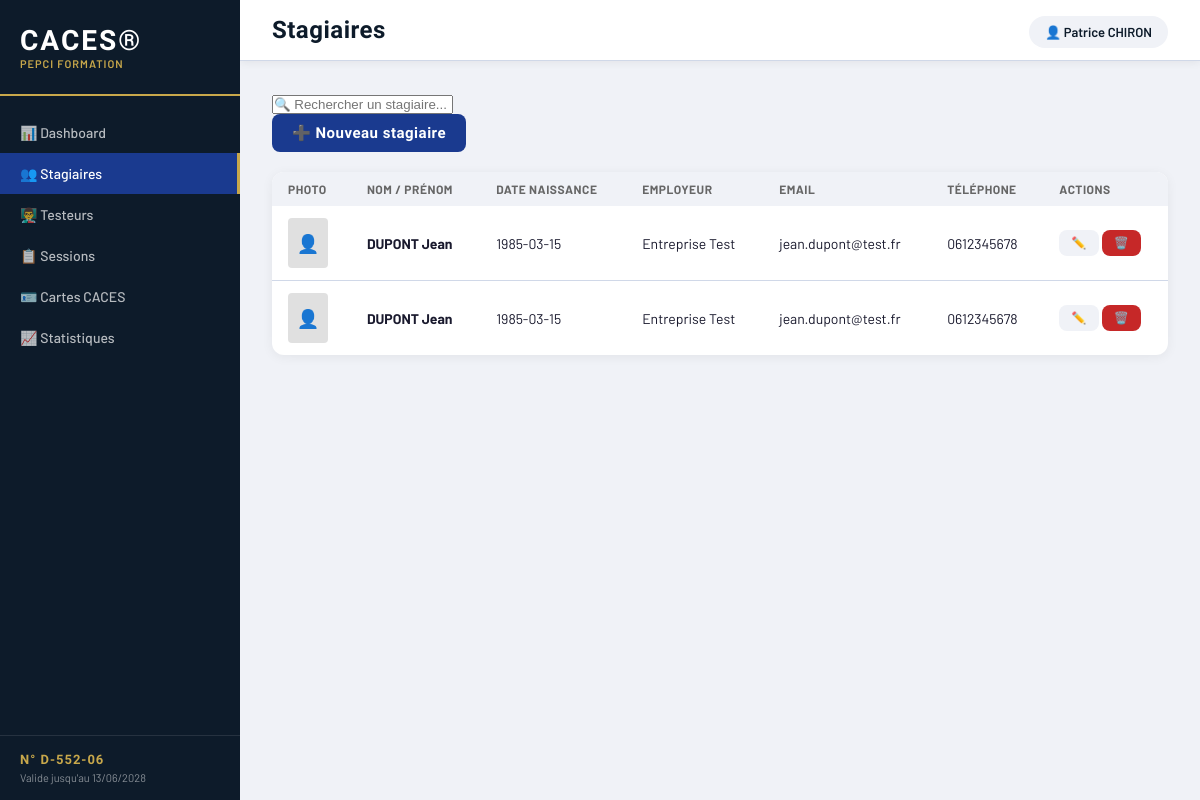
The app's page /stagiaires, older data.
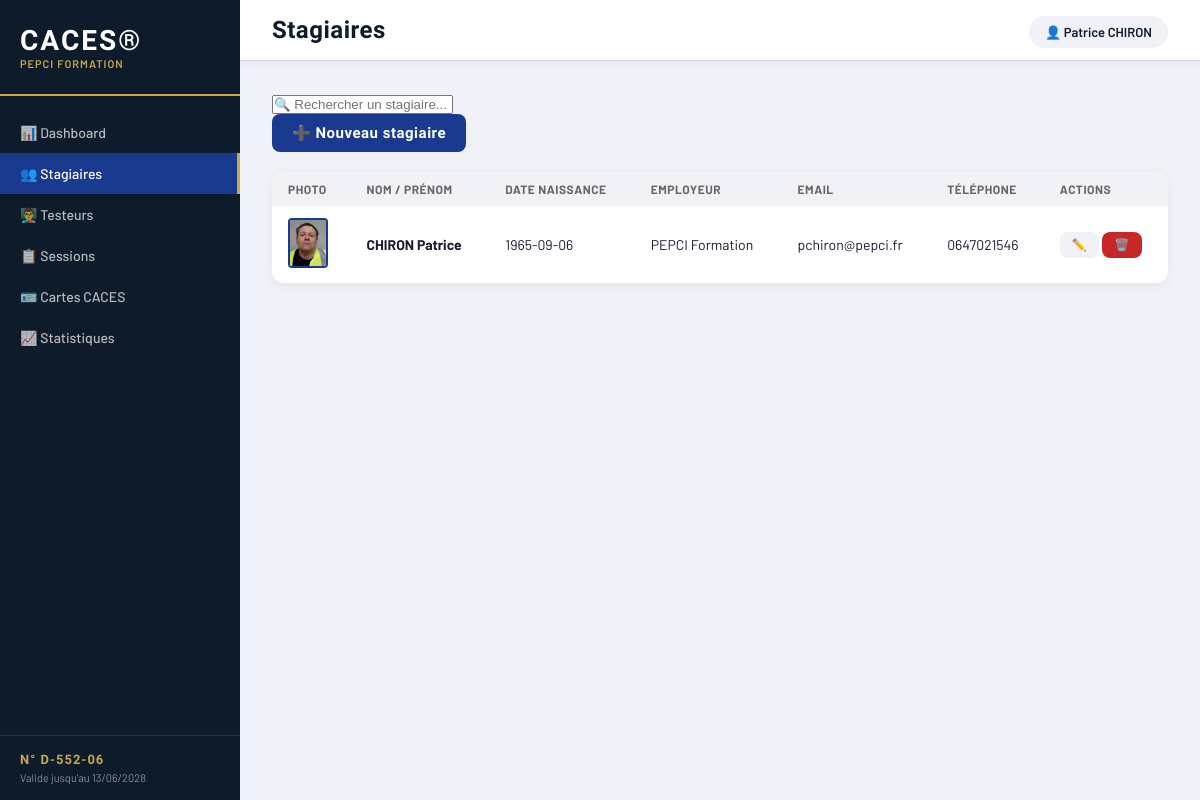
The same page, newer data.
### app/models/stagiaire.py (models this page shows)
class Stagiaire(Base):
    __tablename__ = "stagiaires"
    id = Column(Integer, primary_key=True, index=True)
    nom = Column(String(100), nullable=False)
    prenom = Column(String(100), nullable=False)
    date_naissance = Column(Date, nullable=False)
    email = Column(String(200), nullable=True)
    telephone = Column(String(20), nullable=True)
    employeur = Column(String(200), nullable=True)
    photo = Column(String(500), nullable=True)
    note = Column(Text, nullable=True)
    date_creation = Column(DateTime, default=datetime.utcnow)
    actif = Column(Integer, default=1)

### app/routers/stagiaires.py (the view)
@router.get("/", response_model=list[StagiaireResponse])
def liste_stagiaires(db: Session = Depends(get_db)):
    return db.query(Stagiaire).filter(Stagiaire.actif == 1).all()

### templates/stagiaires.html (shortened to what this page needs)
{% extends "base.html" %}
{% block title %}Stagiaires{% endblock %}
{% block content %}
<div class="toolbar">
    <div class="toolbar-left">
        <input type="text" id="search" placeholder="🔍 Rechercher un stagiaire..." class="search-input" onkeyup="filtrer()">
    </div>
    <div class="toolbar-right">
        <button class="btn btn-primary" onclick="ouvrirFormulaire()">➕ Nouveau stagiaire</button>
    </div>
</div>
<div class="card" style="margin-top: 20px;">
    <table class="table" id="tableau">
        <thead>
            <tr>
                <th>Photo</th>
                <th>Nom / Prénom</th>
                <th>Date naissance</th>
                <th>Employeur</th>
                <th>Email</th>
                <th>Téléphone</th>
                <th>Actions</th>
            </tr>
        </thead>
        <tbody id="tbody">
            {% for s in stagiaires %}
            <tr>
                <td>
                    {% if s.photo %}
                        <img src="{{ s.photo }}" style="width:40px; height:50px; object-fit:cover; border-radius:4px; border:2px solid #1a3a8f;">
                    {% else %}
                        <div style="width:40px; height:50px; background:#e0e0e0; border-radius:4px; display:flex; align-items:center; justify-content:center; font-size:18px;">👤</div>
                    {% endif %}
                </td>
                <td><strong>{{ s.nom }} {{ s.prenom }}</strong></td>
                <td>{{ s.date_naissance }}</td>
                <td>{{ s.employeur or '—' }}</td>
                <td>{{ s.email or '—' }}</td>
                <td>{{ s.telephone or '—' }}</td>
                <td>
                    <button class="btn btn-secondary" style="padding:6px 12px; font-size:12px;" onclick="editer({{ s.id }}, '{{ s.nom }}', '{{ s.prenom }}', '{{ s.date_naissance }}', '{{ s.email or '' }}', '{{ s.telephone or '' }}', '{{ s.employeur or '' }}', '{{ s.note or '' }}')">✏️</button>
                    <button class="btn btn-danger" style="padding:6px 12px; font-size:12px;" onclick="archiver({{ s.id }}, '{{ s.nom }} {{ s.prenom }}')">🗑️</button>
                </td>
            </tr>
            {% endfor %}
        </tbody>
    </table>
</div>
{% endblock %}

### templates/base.html (shortened to what this page needs)
<!DOCTYPE html>
<html lang="fr">
<head>
    <link rel="stylesheet" href="/static/style.css">
</head>
<body>
    <div class="sidebar">
        <div class="sidebar-logo">
            <div class="logo-text">CACES®</div>
            <div class="logo-sub">PEPCI Formation</div>
        </div>
        <nav class="sidebar-nav">
            <a href="/" class="nav-item {% if page == 'dashboard' %}active{% endif %}">
                📊 Dashboard
            </a>
            <a href="/stagiaires" class="nav-item {% if page == 'stagiaires' %}active{% endif %}">
                👥 Stagiaires
            </a>
            <a href="/testeurs" class="nav-item {% if page == 'testeurs' %}active{% endif %}">
                👨‍🏫 Testeurs
            </a>
            <a href="/sessions" class="nav-item {% if page == 'sessions' %}active{% endif %}">
                📋 Sessions
            </a>
            <a href="/cartes" class="nav-item {% if page == 'cartes' %}active{% endif %}">
                🪪 Cartes CACES
            </a>
            <a href="/statistiques" class="nav-item {% if page == 'statistiques' %}active{% endif %}">
                📈 Statistiques
            </a>
        </nav>
        <div class="sidebar-footer">
            <div class="cert-badge">N° D-552-06</div>
            <div class="cert-date">Valide jusqu'au 13/06/2028</div>
        </div>
    </div>
    <div class="main">
        <div class="topbar">
            <h1 class="page-title">{% block title %}{% endblock %}</h1>
            <div class="topbar-right">
                <span class="user-badge">👤 Patrice CHIRON</span>
            </div>
        </div>
        <div class="content">
            {% block content %}{% endblock %}
        </div>
    </div>
</body>
</html>

### static/style.css (style rules this page uses)
:root { --blue: #1a3a8f; --blue-light: #2350c8; --dark: #0d1b2a; --gold: #c8a84b; --green: #2e7d32; --orange: #e65100; --red: #c62828; --gray: #f0f2f7; --border: #d0d8e8; --text: #1a1a2e; --sidebar-width: 240px; }
* { box-sizing: border-box; margin: 0; padding: 0; }
body { font-family: 'Barlow', sans-serif; background: var(--gray); color: var(--text); display: flex; min-height: 100vh; }
.sidebar { width: var(--sidebar-width); background: var(--dark); display: flex; flex-direction: column; position: fixed; height: 100vh; z-index: 100; }
.sidebar-logo { padding: 24px 20px; border-bottom: 2px solid var(--gold); }
.logo-text { font-family: 'Barlow Condensed', sans-serif; font-size: 28px; font-weight: 800; color: white; letter-spacing: 2px; }
.logo-sub { font-size: 11px; color: var(--gold); font-weight: 600; letter-spacing: 1px; text-transform: uppercase; }
.sidebar-nav { flex: 1; padding: 16px 0; }
.nav-item { display: flex; align-items: center; gap: 12px; padding: 12px 20px; color: rgba(255,255,255,0.7); text-decoration: none; font-size: 14px; font-weight: 500; transition: all 0.2s; }
.nav-item.active { background: var(--blue); color: white; border-right: 3px solid var(--gold); }
.sidebar-footer { padding: 16px 20px; border-top: 1px solid rgba(255,255,255,0.1); }
.cert-badge { font-family: 'Barlow Condensed', sans-serif; font-size: 13px; font-weight: 700; color: var(--gold); letter-spacing: 1px; }
.cert-date { font-size: 11px; color: rgba(255,255,255,0.5); margin-top: 4px; }
.main { margin-left: var(--sidebar-width); flex: 1; display: flex; flex-direction: column; }
.topbar { background: white; padding: 16px 32px; display: flex; justify-content: space-between; align-items: center; border-bottom: 1px solid var(--border); box-shadow: 0 2px 8px rgba(0,0,0,0.06); }
.page-title { font-family: 'Barlow Condensed', sans-serif; font-size: 24px; font-weight: 700; color: var(--dark); letter-spacing: 0.5px; }
.user-badge { background: var(--gray); padding: 8px 16px; border-radius: 20px; font-size: 13px; font-weight: 600; color: var(--dark); }
.content { padding: 32px; flex: 1; }
.card { background: white; border-radius: 12px; box-shadow: 0 2px 12px rgba(0,0,0,0.06); overflow: hidden; }
.table { width: 100%; border-collapse: collapse; font-size: 14px; }
.table th { background: var(--gray); padding: 10px 16px; text-align: left; font-size: 12px; font-weight: 700; text-transform: uppercase; letter-spacing: 0.5px; color: #666; }
.table td { padding: 12px 16px; border-bottom: 1px solid var(--border); }
.table tr:last-child td { border-bottom: none; }
.btn { padding: 10px 20px; border: none; border-radius: 8px; font-family: 'Barlow Condensed', sans-serif; font-size: 15px; font-weight: 700; letter-spacing: 0.5px; cursor: pointer; text-decoration: none; display: inline-flex; align-items: center; gap: 8px; transition: all 0.2s; }
.btn-primary { background: var(--blue); color: white; }
.btn-danger { background: var(--red); color: white; }
.btn-secondary { background: var(--gray); color: var(--dark); }

Row changes from the older to the newer data that the page shows:
removed Stagiaire: nom "DUPONT", prenom "Jean", date_naissance "1985-03-15", employeur "Entreprise Test", email "jean.dupont@test.fr", telephone "0612345678"
removed Stagiaire: nom "DUPONT", prenom "Jean", date_naissance "1985-03-15", employeur "Entreprise Test", email "jean.dupont@test.fr", telephone "0612345678"
added Stagiaire: photo (picture), nom "CHIRON", prenom "Patrice", date_naissance "1965-09-06", employeur "PEPCI Formation", email "pchiron@pepci.fr", telephone "0647021546"
